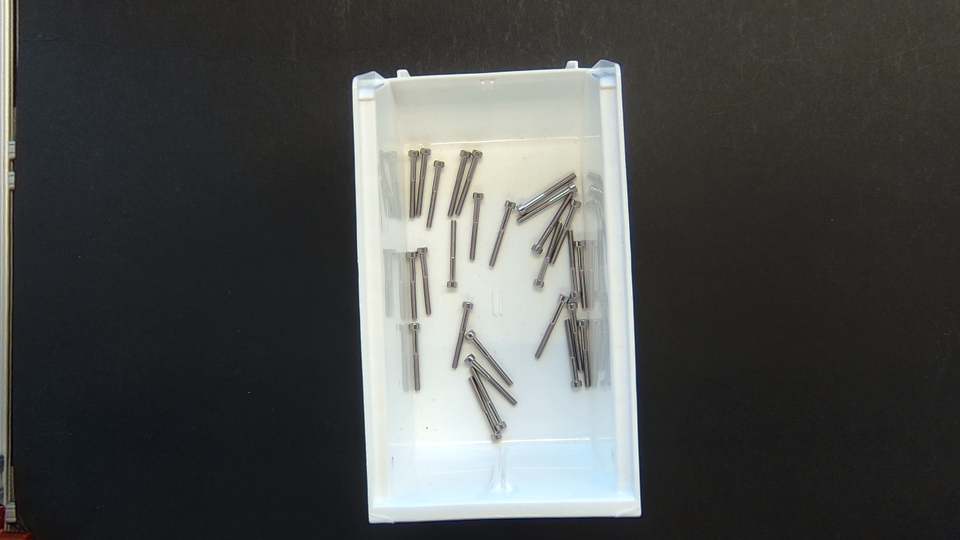
#> input picture dev/gt27_0.png, 1920 x 1080 px, found by its file name (shown at 1/2 size)
$ python c2.py
#> lines starting #> are read from the running program, lines starting #| are printed output that depends on the picture
import cv2,numpy as np
f=cv2.imread('dev/gt27_0.png'); g=cv2.cvtColor(f,6).astype(np.float32)
#> further down, f is the input picture: shape (1080, 1920, 3); mean B, G, R 77.5, 79.1, 77.4
H,W=g.shape; s=4
#> after `H, W = g.shape`: H = 1080; W = 1920
bg=cv2.resize(cv2.medianBlur(cv2.resize(g.astype(np.uint8),(W//s,H//s)),15),(W,H)).astype(np.float32)
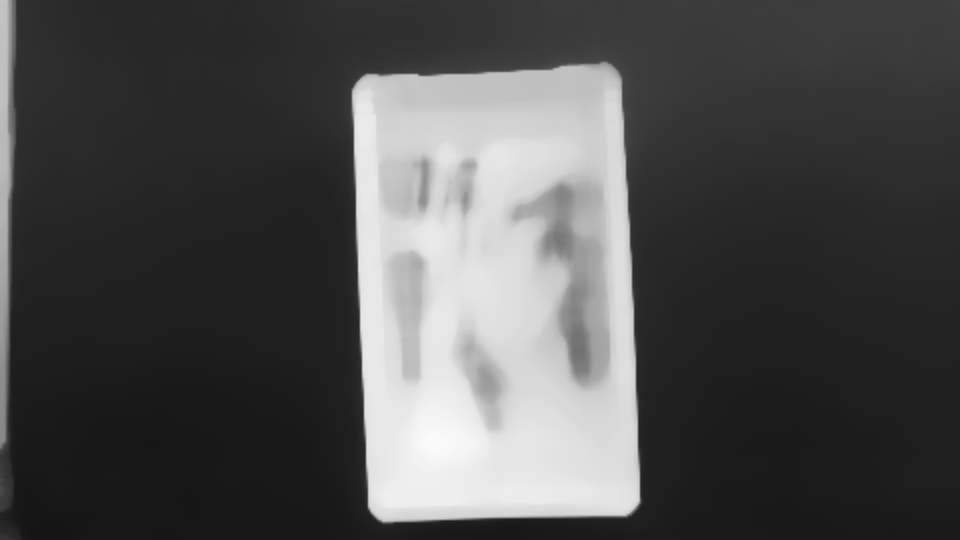
#> bg: shape (1080, 1920) float32 (shown at 1/2 size); min 20, max 250, mean 79.2
d=g-bg
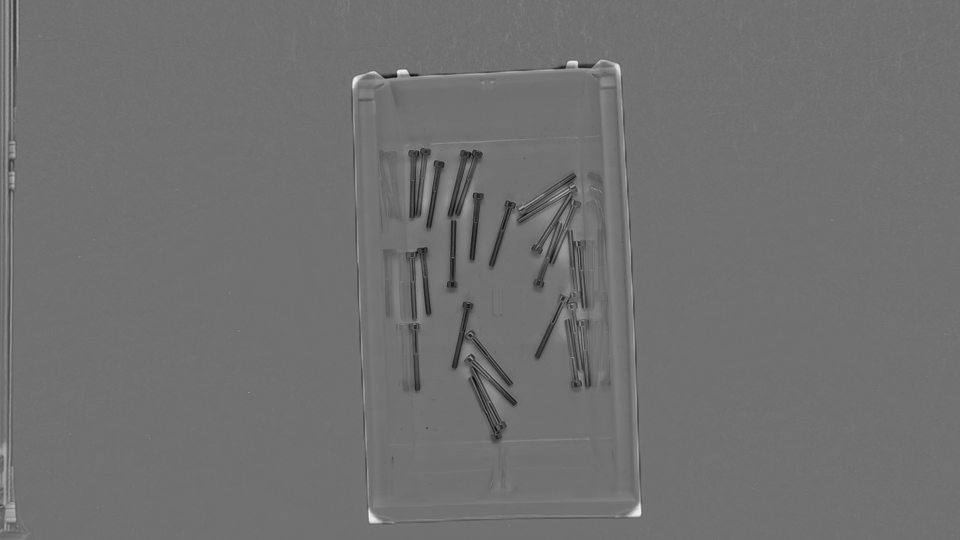
#> d: shape (1080, 1920) float32 (shown at 1/2 size); min -172, max 216, mean -0.8; drawn with min black and max white
for name,(x0,y0,x1,y1) in {'ghostL':(760,300,800,450),'realL':(815,300,860,430),'ghostR':(1180,350,1220,560),'realR':(1130,480,1175,580)}.items():
    r=d[y0:y1,x0:x1]; print(name, np.percentile(r,[1,5,10,50]).round(1))
#> this loop made 4 passes
#| ghostL [-29. -23. -19.  -8.]
#| realL [-130. -106.  -92.  -29.]
#| ghostR [-34. -27. -23.  -3.]
#| realR [-100.  -85.  -75.  -15.]
#> pass 1, `r = d[y0:y1, x0:x1]`:
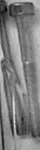
#> r: shape (150, 40) float32; min -39, max 24, mean -7.6; drawn with min black and max white
#> pass 2, `r = d[y0:y1, x0:x1]`:
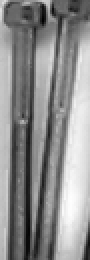
#> r: shape (130, 45) float32 (shown 2 times larger); min -149, max 72, mean -26.2; drawn with min black and max white
#> pass 3, `r = d[y0:y1, x0:x1]`:
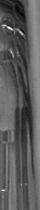
#> r: shape (210, 40) float32; min -47, max 75, mean -3.2; drawn with min black and max white
#> after the loop:
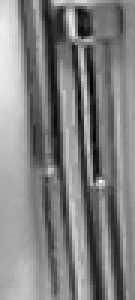
#> r: shape (100, 45) float32 (shown 3 times larger); min -114, max 74, mean -18.9; drawn with min black and max white
# saturation
hsv=cv2.cvtColor(f,cv2.COLOR_BGR2HSV)
#> hsv: shape (1080, 1920, 3); mean H, S, V 60.3, 31.8, 81.7
for name,(x0,y0,x1,y1) in {'ghostL':(760,300,800,450),'realL':(815,300,860,430),'floor':(950,250,1050,300)}.items():
    print(name,'S',np.percentile(hsv[y0:y1,x0:x1,1],[50,90,99]),'B-R', np.percentile(f[y0:y1,x0:x1,0].astype(int)-f[y0:y1,x0:x1,2],[1,50,99]))
#> this loop made 3 passes
#| ghostL S [14. 19. 27.] B-R [-22.01  -7.     0.  ]
#| realL S [39. 54. 78.] B-R [-45. -24.  -7.]
#| floor S [19. 28. 39.] B-R [-35. -15. -11.]
